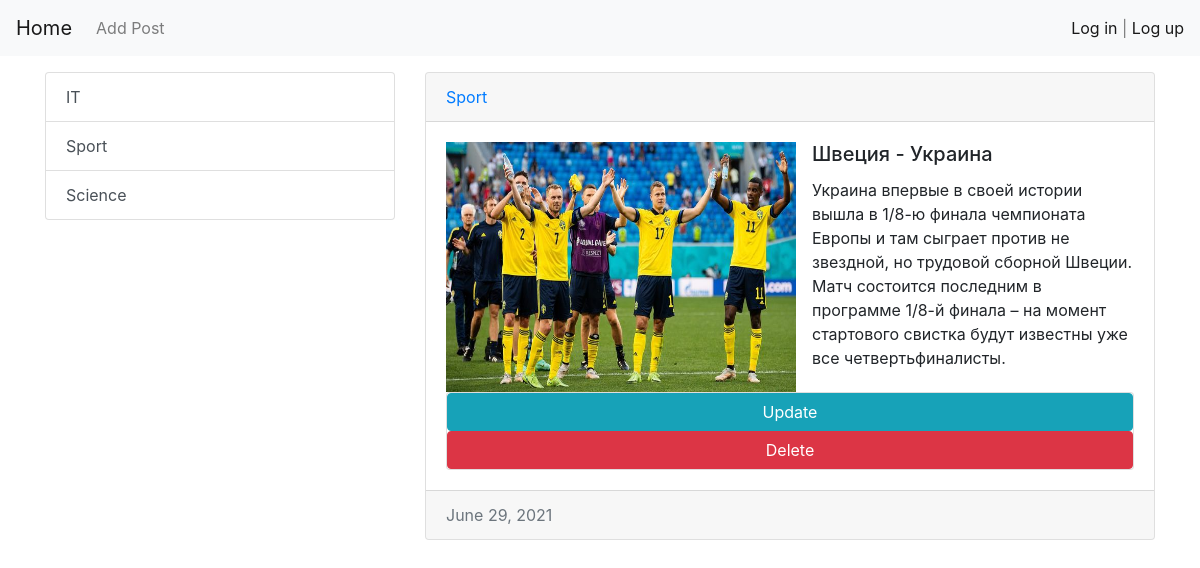
Page /posts/2/ on the committed database.
### news/models.py (models this page shows, shortened)
class Category(models.Model):
    title = models.CharField(max_length=150)
    def get_absolute_url(self):
        return reverse('category', kwargs={"category_id": self.pk})
    def __str__(self):
        return self.title

class Post(models.Model):
    title = models.CharField(max_length=150)
    content = models.TextField()
    created_at = models.DateTimeField(auto_now_add=True)
    updated_at = models.DateTimeField(auto_now=True)
    photo = models.ImageField(upload_to='photos/%Y/%m/%d/')
    is_published = models.BooleanField(default=True)
    category = models.ForeignKey('Category', on_delete=models.PROTECT, null=True)
    class Meta:
        ordering = ['-created_at']

### news/views.py (the view)
# urls.py: path('posts/<int:pk>/', OnePost.as_view(), name='posts'),
class OnePost(DetailView):
    template_name = 'news/posts.html'
    context_object_name = 'post_all'
    model = Post
    def get_context_data(self, **kwargs):
        context = super().get_context_data(**kwargs)
        context['category'] = Category.objects.all()
        return context

### news/templates/news/posts.html (shortened to what this page needs)
{% extends "base.html" %}
{% block sitebar %}
<div class="col-md-4">
    <div class="list-group">
        {% for categ in category %}
            <a href="{{categ.get_absolute_url}}" class="list-group-item list-group-item-action">{{categ.title}}</a>
        {% endfor %}
    </div>
</div>
{% endblock %}
{% block content %}
<div class="col-md-8">
        <div class="card mb-3">
            <div class="card-header">
                <a href="{{post_all.category.get_absolute_url}}">{{post_all.category}}</a>
            </div>
            <div class="card-body">
                <div class="media">
                    <img src="{{ post_all.photo.url }}" width="350" class="mr-3" height="250">
                    <div class="media-body">
                        <h5 class="card-title">{{post_all.title}}</h5>
                        <p class="card-text">{{post_all.content}}</p>
                    </div>
                </div>
                <div class="card">
                    <a href="{% url 'update_post' post_all.id %}" class='btn btn-info'>Update</a>
                    <a href="{% url 'delete_post' post_all.id %}" class='btn btn-danger'>Delete</a>
                </div>
            </div>
            <div class="card-footer text-muted">
                {{post_all.created_at|date}}
            </div>
        </div>
</div>
{% endblock %}

### rows in the picture
Category: title "IT"
Category: title "Sport"
Category: title "Science"
Post: category "Sport", photo (picture), title "Швеция - Украина", content "Украина впервые в своей истории вышла в 1/8-ю финала чемпионата Европы и там сыграет против не звездной, но трудовой сборной Швеции. Матч состоится последним в программе 1/8-й финала – на момент стартового свистка будут известны уже все четвертьфиналисты.", created_at "June 29, 2021"
